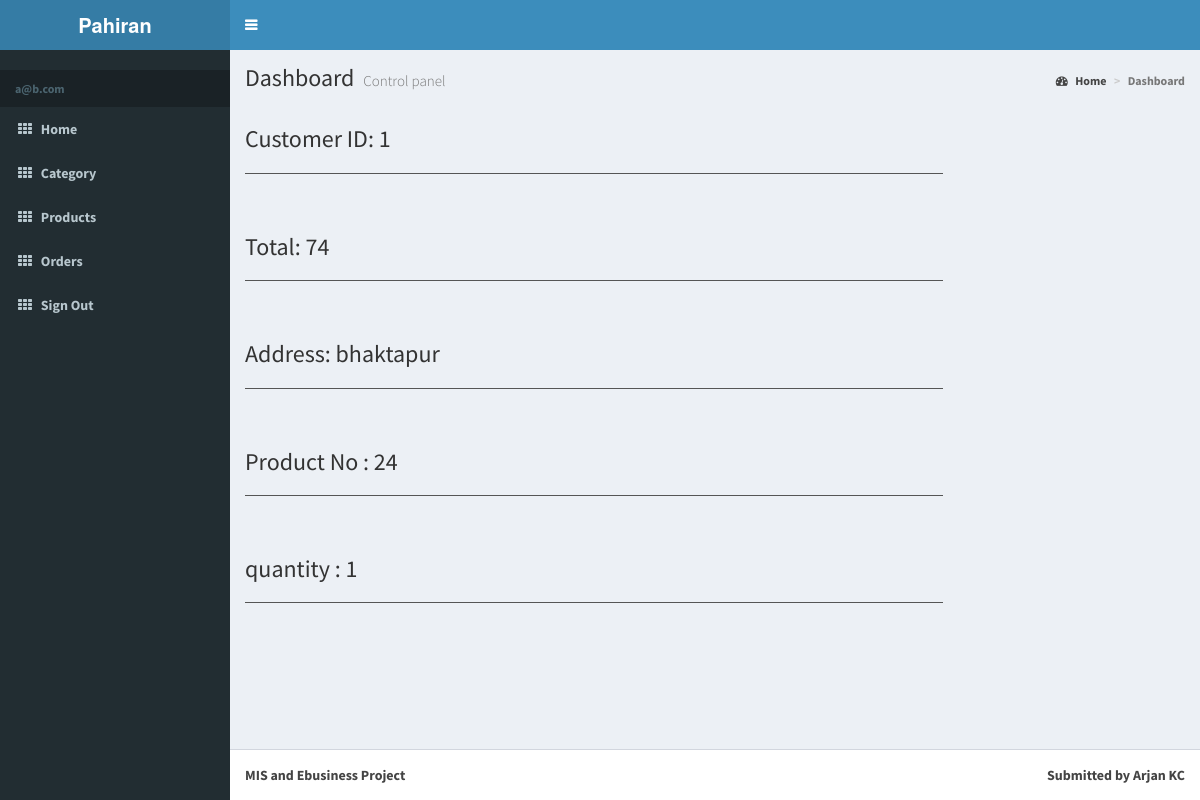
Screenshot of /admin/ordershow.php?pro_id=3 (signed in) with the database file from the repository.
### tables this page shows
CREATE TABLE `orders` (
  `id` int(11) NOT NULL,
  `customer_id` int(11) NOT NULL,
  `address` varchar(50) NOT NULL,
  `phone` varchar(30) NOT NULL,
  `total` int(20) NOT NULL,
  `created_at` timestamp NOT NULL DEFAULT current_timestamp(),
  `updated_at` timestamp NOT NULL DEFAULT current_timestamp()
);

CREATE TABLE `order_details` (
  `id` int(11) NOT NULL,
  `order_id` int(11) NOT NULL,
  `product_id` int(11) NOT NULL,
  `quantity` int(11) NOT NULL,
  `created_at` timestamp NOT NULL DEFAULT current_timestamp(),
  `updated_at` timestamp NOT NULL DEFAULT current_timestamp()
);

### admin/ordershow.php (the view, shortened to what this page needs)
<!DOCTYPE html>
<html>
  <?php
    include('adminfiles/head.php')
    ?>
  <body class="hold-transition skin-blue sidebar-mini">
    <div class="wrapper">
      <?php
        include('adminfiles/header.php')
        ?>
      <?php
        include('adminfiles/aside.php');
        ?>
      <div class="content-wrapper">
        <section class="content-header">
          <h1>
            Dashboard
            <small>Control panel</small>
          </h1>
          <ol class="breadcrumb">
            <li><a href="#"><i class="fa fa-dashboard"></i> Home</a></li>
            <li class="active">Dashboard</li>
          </ol>
        </section>
        <section class="content">
          <div class="row">
            <div class="col-sm-9">
              <?php
              include ('../files/connect.php');
              $id=$_GET['pro_id'];
              $sql="SELECT * from orders WHERE id='$id'";
              $results=$connect->query($sql);
              $final=$results->fetch_assoc();
              ?>
              <h3> Customer ID: <?php echo $final ['customer_id']?></h3><hr><br>
              <h3> Total: <?php echo $final ['total']?></h3><hr><br>
              <h3> Address: <?php echo $final ['address']?></h3><hr><br>
            </div>
          <div class="col-sm-9">
          <?php
          $sql2="SELECT * from order_details WHERE id='$id'";
          $results=$connect->query($sql2);
          $final=$results->fetch_assoc();
          ?>
          <h3> Product No : <?php echo $final['product_id']?> </h3><hr><br>
          <h3> quantity : <?php echo $final['quantity']?> </h3><hr><br>
          </div>
        <div class="col-sm-3">
        </div>
      </div>
    </div>
    <?php
      include('adminfiles/footer.php');
      ?>
  </body>
</html>

### rows the page displays
orders: customer "1", total "74", address "bhaktapur"
order_details: product "24", quantity "1"

### other values shown
$_SESSION['email'] "a@b.com"
